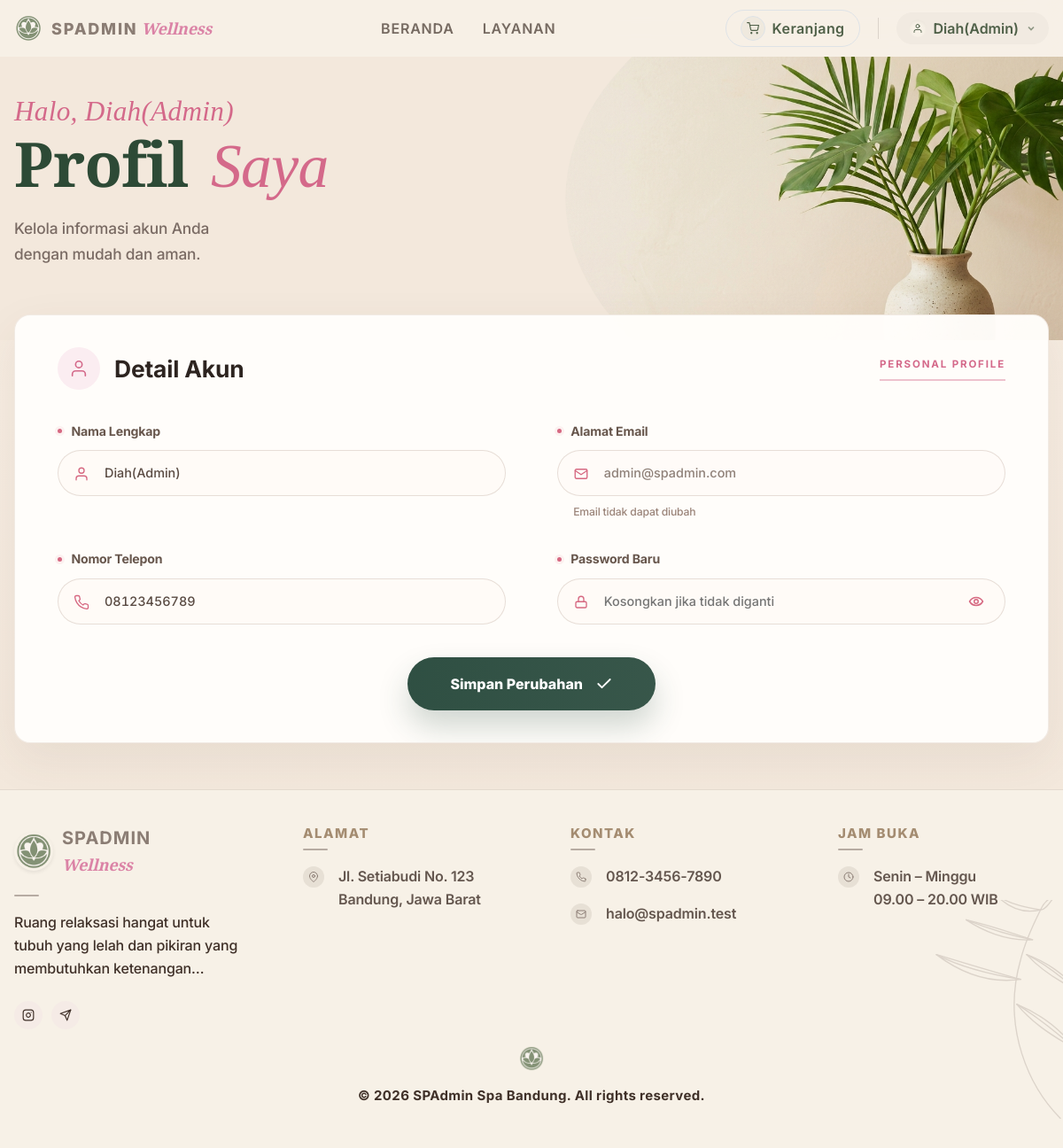
The page /index.php?action=profil (signed in) on the database its author committed.
### tables this page shows
CREATE TABLE `users` (
    `id_user` INT AUTO_INCREMENT PRIMARY KEY,
    `nama` VARCHAR(100) NOT NULL,
    `email` VARCHAR(120) NULL UNIQUE,
    `password` VARCHAR(255) NOT NULL,
    `no_telepon` VARCHAR(20) NOT NULL,
    `role` VARCHAR(20) NOT NULL DEFAULT 'pelanggan',
    `rating_pelanggan` INT NOT NULL DEFAULT 5,
    `created_at` TIMESTAMP DEFAULT CURRENT_TIMESTAMP
);

### config/auth_helper.php (called while the page is built, shortened)
<?php
function sudahLogin() {
    return isset($_SESSION['user_id']);
}
function e($nilai) {
    return htmlspecialchars((string) $nilai, ENT_QUOTES, 'UTF-8');
}
?>

### Models/UserModel.php (called while the page is built, shortened)
<?php
function cariPelangganById($conn, $id) {
    $stmt = $conn->prepare("SELECT id_user AS id, nama, email, password, no_telepon AS telepon, role, created_at FROM users WHERE id_user = ? LIMIT 1");
    $stmt->bind_param("i", $id);
    $stmt->execute();
    $user = $stmt->get_result()->fetch_assoc();
    return $user;
}
?>

### views/user/profil/index.php (the view, shortened to what this page needs)
<?php
$bodyClass = 'profile-soft-page';
$namaPelanggan = trim($user['nama'] ?? ($_SESSION['nama'] ?? 'Pelanggan'));
?>
<?php include __DIR__ . '/../templates/header.php'; ?>
<section class="profile-page">
    <div class="profile-hero">
        <div class="profile-hero-blob" aria-hidden="true"></div>
        <div class="profile-hero-inner">
            <p class="profile-greeting">Halo, <?= e($namaPelanggan) ?></p>
            <h1 class="profile-title">
                Profil&nbsp;
                <span class="profile-title-script">Saya</span>
            </h1>
            <p class="profile-subtitle">Kelola informasi akun Anda<br>dengan mudah dan aman.</p>
        </div>
    </div>
    <section class="profile-shell" aria-labelledby="profile-detail-title">
        <div class="profile-card">
            <div class="profile-card-head">
                <span class="profile-card-icon" aria-hidden="true">
                    <svg xmlns="http://www.w3.org/2000/svg" width="22" height="22" viewBox="0 0 24 24" fill="none" stroke="currentColor" stroke-width="1.8" stroke-linecap="round" stroke-linejoin="round"><path d="M20 21v-2a4 4 0 0 0-4-4H8a4 4 0 0 0-4 4v2"/><circle cx="12" cy="7" r="4"/></svg>
                </span>
                <h2 class="profile-card-title" id="profile-detail-title">Detail Akun</h2>
                <span class="profile-card-kicker">Personal Profile</span>
            </div>
            <form class="profile-form" method="POST" action="index.php?action=simpan-profil">
                <div class="profile-form-grid">
                    <div class="profile-field">
                        <label for="nama">Nama Lengkap</label>
                        <div class="profile-input-wrap">
                            <span class="profile-input-icon" aria-hidden="true">
                                <svg xmlns="http://www.w3.org/2000/svg" width="18" height="18" viewBox="0 0 24 24" fill="none" stroke="currentColor" stroke-width="1.8" stroke-linecap="round" stroke-linejoin="round"><path d="M20 21v-2a4 4 0 0 0-4-4H8a4 4 0 0 0-4 4v2"/><circle cx="12" cy="7" r="4"/></svg>
                            </span>
                            <input type="text" id="nama" name="nama" value="<?= e($user['nama'] ?? '') ?>" required maxlength="100" pattern="^[A-Za-z\s']+$" title="Nama hanya boleh berisi huruf, spasi, dan tanda petik" placeholder="Masukkan nama lengkap">
                        </div>
                    </div>
                    <div class="profile-field">
                        <label for="email">Alamat Email</label>
                        <div class="profile-input-wrap">
                            <span class="profile-input-icon" aria-hidden="true">
                                <svg xmlns="http://www.w3.org/2000/svg" width="18" height="18" viewBox="0 0 24 24" fill="none" stroke="currentColor" stroke-width="1.8" stroke-linecap="round" stroke-linejoin="round"><rect x="3" y="5" width="18" height="14" rx="2"/><path d="m3 7 9 6 9-6"/></svg>
                            </span>
                            <input type="email" id="email" value="<?= e($user['email'] ?? '') ?>" disabled>
                        </div>
                        <span class="profile-note">Email tidak dapat diubah</span>
                    </div>
                    <div class="profile-field">
                        <label for="telepon">Nomor Telepon</label>
                        <div class="profile-input-wrap">
                            <span class="profile-input-icon" aria-hidden="true">
                            </span>
                            <input type="tel" id="telepon" name="telepon" value="<?= e($user['telepon'] ?? '') ?>" required inputmode="numeric" pattern="[0-9]{8,13}" title="Nomor telepon harus berupa angka antara 8 sampai 13 digit" oninput="this.value = this.value.replace(/[^0-9]/g, '')" placeholder="Contoh: 0812345678">
                        </div>
                    </div>
                    <div class="profile-field">
                        <label for="password_baru">Password Baru</label>
                        <div class="profile-input-wrap">
                            <span class="profile-input-icon" aria-hidden="true">
                                <svg xmlns="http://www.w3.org/2000/svg" width="18" height="18" viewBox="0 0 24 24" fill="none" stroke="currentColor" stroke-width="1.8" stroke-linecap="round" stroke-linejoin="round"><rect x="4" y="11" width="16" height="9" rx="2"/><path d="M8 11V7a4 4 0 0 1 8 0v4"/></svg>
                            </span>
                            <input class="has-password-toggle" type="password" id="password_baru" name="password_baru" minlength="8" maxlength="255" title="Password baru minimal 8 karakter, memiliki 1 huruf besar, dan 1 karakter khusus" placeholder="Kosongkan jika tidak diganti" data-password-rules>
                            <button class="password-toggle" type="button" data-toggle-password="password_baru" aria-label="Tampilkan password baru">
                                <svg class="eye-open" viewBox="0 0 24 24" aria-hidden="true"><path d="M2 12s3.5-6 10-6 10 6 10 6-3.5 6-10 6S2 12 2 12Z"></path><circle cx="12" cy="12" r="3"></circle></svg>
                            </button>
                        </div>
                    </div>
                </div>
                <div class="profile-actions">
                    <button class="profile-save-button" type="submit">
                        <span>Simpan Perubahan</span>
                        <svg xmlns="http://www.w3.org/2000/svg" width="20" height="20" viewBox="0 0 24 24" fill="none" stroke="currentColor" stroke-width="2.2" stroke-linecap="round" stroke-linejoin="round"><path d="M20 6 9 17l-5-5"/></svg>
                    </button>
                </div>
            </form>
        </div>
    </section>
</section>
<?php include __DIR__ . '/../templates/footer.php'; ?>

### views/user/templates/header.php (shortened to what this page needs)
<?php $login = sudahLogin(); ?>
<?php $aksiSaat = $_GET['action'] ?? 'home'; ?>
<!DOCTYPE html>
<html lang="id">
<head>
    <link href="https://cdn.jsdelivr.net/npm/bootstrap@5.3.8/dist/css/bootstrap.min.css" rel="stylesheet">
    <link rel="stylesheet" href="assets/css/style.css?v=<?= time() ?>">
    <script src="https://cdn.tailwindcss.com"></script>
</head>
<body class="<?= e($bodyClass ?? '') ?>">
    <header class="sticky top-0 z-50 bg-cream/95 backdrop-blur-md border-b border-brown-dark/10 transition-shadow hover:shadow-sm">
      <div class="max-w-[1500px] mx-auto px-3 sm:px-5 lg:px-6">
        <div class="flex items-center justify-between h-16">
          <a href="index.php?action=home" class="flex items-center gap-2.5 focus:outline-none cursor-pointer group text-decoration-none">
            <img src="assets/images/logo_spadmin.png" alt="Logo SPAdmin" class="w-8 h-8 object-contain transition-transform group-hover:scale-105 rounded-full">
            <div class="flex items-baseline gap-1 select-none">
              <span class="font-sans font-extrabold text-lg tracking-widest text-[#8b7d74]">SPADMIN</span>
              <span class="font-cursive italic text-lg font-semibold" style="color: #db83a6 !important;">Wellness</span>
            </div>
          </a>
          <nav class="hidden md:flex items-center gap-8">
            <a href="index.php?action=home" class="relative py-1 font-sans text-base font-semibold tracking-wider uppercase transition-colors hover:text-olive cursor-pointer text-decoration-none <?= $aksiSaat == 'home' ? 'text-olive font-extrabold' : 'text-brown-dark/70' ?>">
              Beranda
            </a>
            <a href="index.php?action=layanan" class="relative py-1 font-sans text-base font-semibold tracking-wider uppercase transition-colors hover:text-olive cursor-pointer text-decoration-none <?= in_array($aksiSaat, ['layanan', 'detail-layanan']) ? 'text-olive font-extrabold' : 'text-brown-dark/70' ?>">
              Layanan
            </a>
          </nav>
          <div class="hidden md:flex items-center gap-1">
            <a href="index.php?action=keranjang" class="flex items-center gap-2 px-3 py-1.5 border border-olive/15 rounded-full hover:bg-olive/4 hover:border-olive/25 transition-all text-olive cursor-pointer group text-decoration-none">
              <span class="relative flex items-center justify-center w-7 h-7 rounded-full bg-olive/5 border border-olive/10 group-hover:scale-105 transition-transform">
              </span>
              <span class="font-sans text-base font-semibold tracking-wide">Keranjang</span>
            </a>
            <?php if ($login): ?>
              <div class="relative">
                <button onclick="toggleNavDropdown()" class="flex items-center gap-2 bg-[#f1eae1] border border-olive/10 hover:bg-[#e8ded2] hover:border-olive/20 transition-all text-olive py-1.5 px-3.5 rounded-full cursor-pointer border-0">
                  <span class="flex items-center justify-center w-5 h-5 rounded-full bg-cream shadow-inner text-olive">
                    <svg xmlns="http://www.w3.org/2000/svg" width="24" height="24" viewBox="0 0 24 24" fill="none" stroke="currentColor" stroke-width="2" stroke-linecap="round" stroke-linejoin="round" class="w-3 h-3"><path d="M20 21v-2a4 4 0 0 0-4-4H8a4 4 0 0 0-4 4v2"></path><circle cx="12" cy="7" r="4"></circle></svg>
                  </span>
                  <span class="font-sans text-base font-semibold max-w-[140px] truncate"><?= e($_SESSION['nama'] ?? 'Pelanggan') ?></span>
                  <svg id="chevronIcon" class="w-3 h-3 text-olive/60 transition-transform" xmlns="http://www.w3.org/2000/svg" fill="none" viewBox="0 0 24 24" stroke="currentColor" stroke-width="3.5">
                    <polyline points="6 9 12 15 18 9" />
                  </svg>
                </button>
              </div>
            <?php endif; ?>
          </div>
        </div>
      </div>
    </header>
    <main class="container-fluid p-0 m-0">

### rows shown on the page
users: nama "Diah(Admin)", email "admin@spadmin.com", telepon "08123456789"
